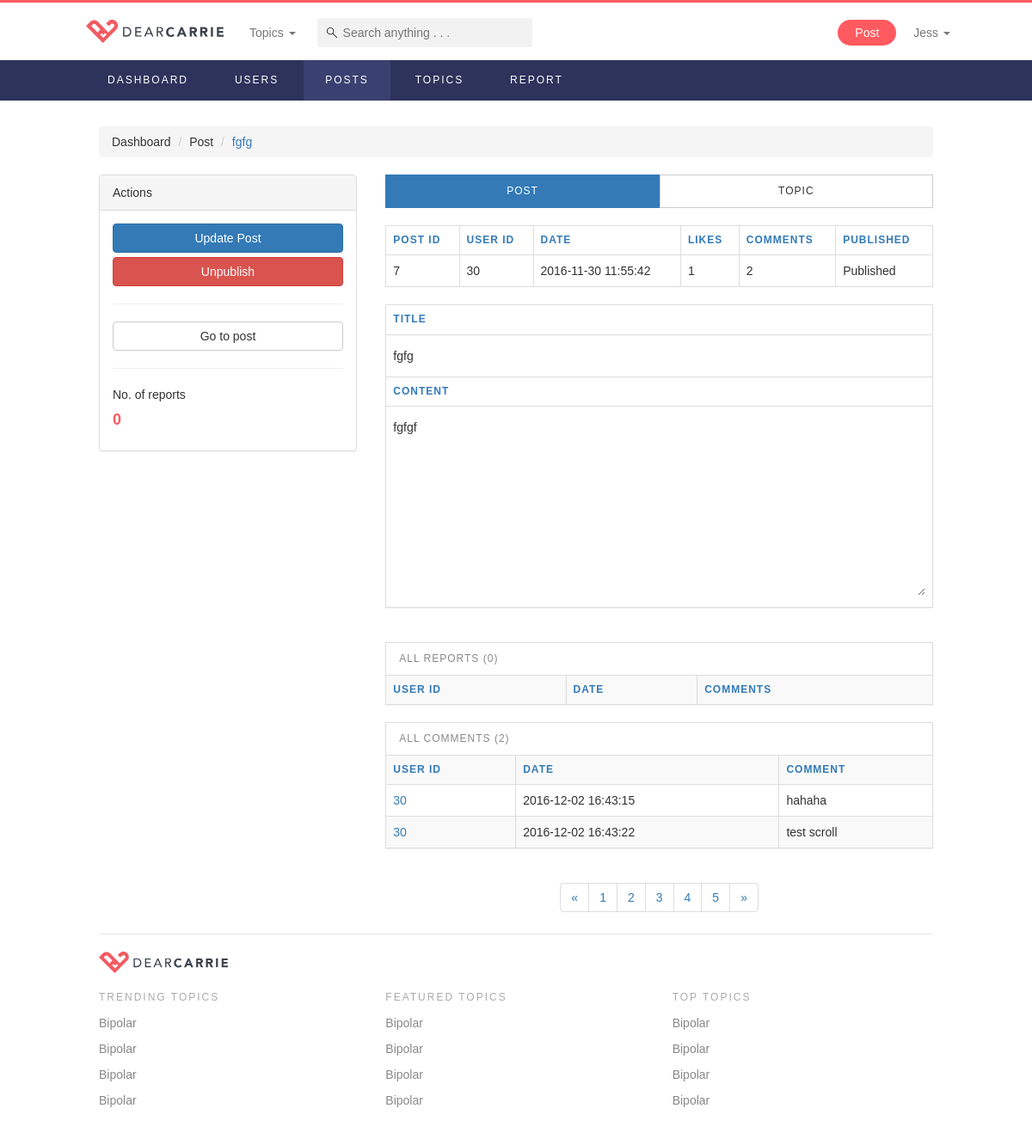
The app's page /postDetails?postID=7 (signed in), older data.
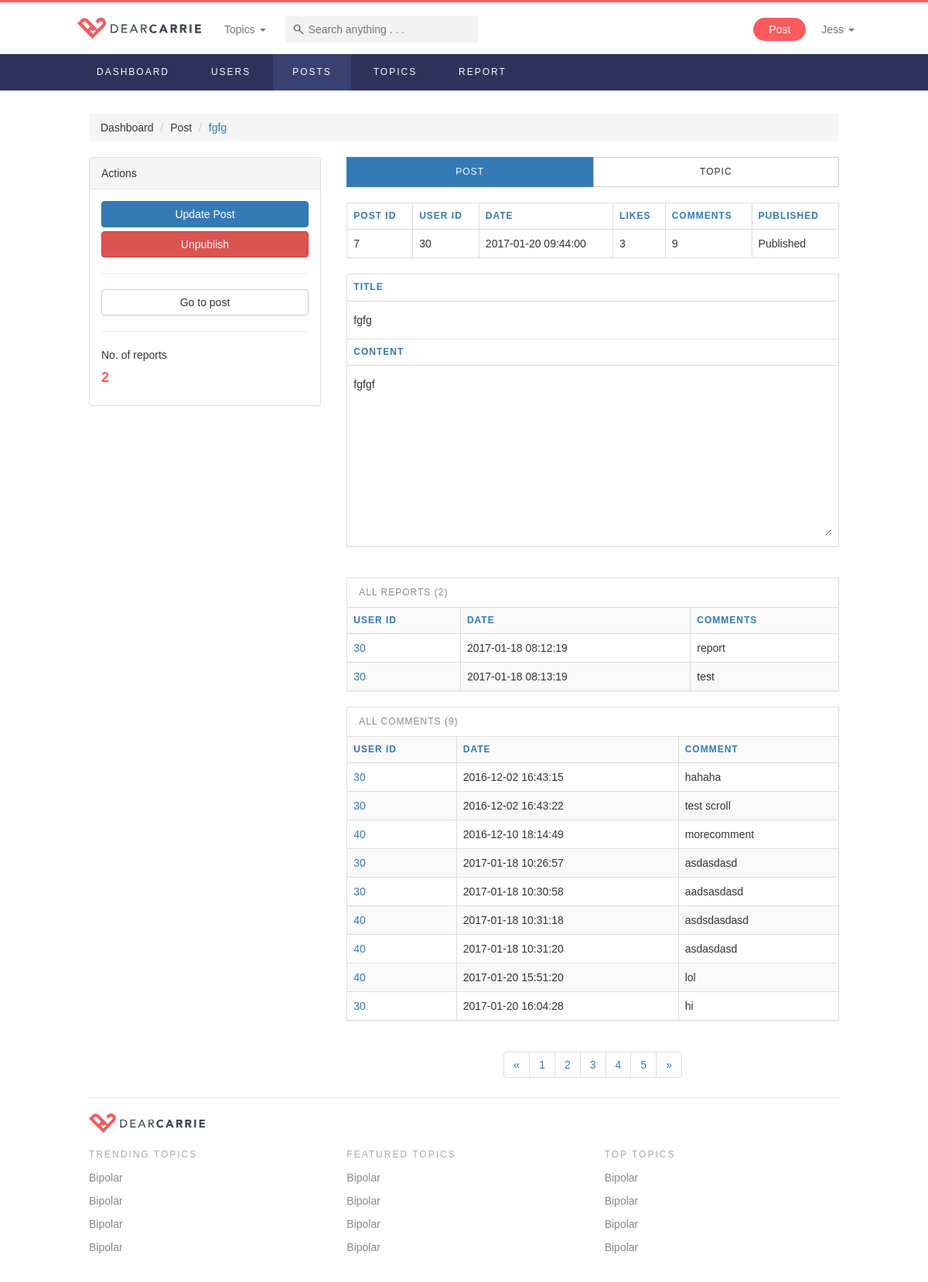
The same page, newer data.
### tables this page shows
CREATE TABLE `posts` (
  `id` int(11) NOT NULL,
  `userid` int(11) DEFAULT NULL,
  `title` varchar(255) DEFAULT NULL,
  `description` varchar(255) DEFAULT NULL,
  `timestamp` timestamp NOT NULL DEFAULT CURRENT_TIMESTAMP ON UPDATE CURRENT_TIMESTAMP,
  `score` double NOT NULL DEFAULT '0',
  `likes` int(11) NOT NULL DEFAULT '0',
  `comments` int(11) NOT NULL DEFAULT '0',
  `views` int(11) NOT NULL DEFAULT '0',
  `published` int(11) NOT NULL DEFAULT '1'
);

CREATE TABLE `comments` (
  `id` int(11) NOT NULL,
  `userid` int(11) NOT NULL,
  `postid` int(11) NOT NULL,
  `datetime` timestamp NOT NULL DEFAULT CURRENT_TIMESTAMP ON UPDATE CURRENT_TIMESTAMP,
  `likes` int(11) NOT NULL,
  `comment` varchar(255) NOT NULL,
  `published` int(11) NOT NULL DEFAULT '1'
);

CREATE TABLE `reports` (
  `id` int(11) NOT NULL,
  `userid` int(11) NOT NULL,
  `itemid` int(11) NOT NULL,
  `comment` varchar(255) NOT NULL,
  `seen` varchar(255) NOT NULL DEFAULT '0',
  `type` varchar(10) NOT NULL,
  `date` timestamp NOT NULL DEFAULT CURRENT_TIMESTAMP
);

### controllers/commonFunctions.php (called while the page is built, shortened)
<?php
function connectToDataBase() {
	$theLineToDatabase =  mysqli_connect("localhost","root","root","dearcarrie");
	if(!$theLineToDatabase) {
		header("location: error.php?msg=Database connection first error");
		exit();
	}
	else {
	  return $theLineToDatabase;
	}
}
function getPostByID($id) {
	$conn = connectToDataBase();
	$sql = "SELECT * FROM posts WHERE id = '$id'";
	$result = $conn->query($sql);
	$value = $result->fetch_assoc();
	return $value;
}
function getAllCommentsByPostID($id) {
	$conn = connectToDataBase();
	$sql = "SELECT * FROM comments WHERE postid = $id";
	$result = $conn->query($sql);
	$resArr = array();
	if ($result->num_rows > 0) {
		 while($row = $result->fetch_assoc()) {
			 $resArr[] = $row;
		 }
	} else {
	}
	return $resArr;
}
function displayPubStatus($status) {
	if ($status) {
		return "Published";
	}
	else {
		return "Unpublished";
	}
}
function countPostLikes($id) {
	$conn = connectToDataBase();
	$sql = "SELECT COUNT(*) AS total FROM post_like WHERE postid='$id'";
	$result = $conn->query($sql);
	$value = $result->fetch_assoc();
	return $value["total"];
}
function countCommentsByPostID($id) {
	$conn = connectToDataBase();
	$sql = "SELECT COUNT(*) AS total FROM comments WHERE postid='$id'";
	$result = $conn->query($sql);
	$value = $result->fetch_assoc();
	return $value["total"];
}
function getAllReportsByPostID($postid) {
	$conn = connectToDataBase();
	$sql = "SELECT * FROM reports WHERE itemid = '$postid' AND type = 'post'";
	$result = $conn->query($sql);
	$resArr = array();
	if ($result->num_rows > 0) {
		 while($row = $result->fetch_assoc()) {
			 $resArr[] = $row;
		 }
	} else {
	}
	return $resArr;
}
function countReportsByPostID($id) {
	$conn = connectToDataBase();
	$sql = "SELECT COUNT(*) AS total FROM reports WHERE itemid='$id' AND type = 'post'";
	$result = $conn->query($sql);
	$value = $result->fetch_assoc();
	return $value["total"];
}
?>

### postDetails.php (the view, shortened to what the changed rows need)
<!DOCTYPE html>
<?php include('controllers/templates.php'); ?>
<?php
  $postID = $_GET["postID"];
  $post = getPostByID($postID);
  $reports = getAllReportsByPostID($postID);
  $comments = getAllCommentsByPostID($postID);
?>
<html lang="en">
  <body>
    <div class="page-container-admin">
        <ol class="breadcrumb">
            <li><a href="dashboard">Dashboard</a></li>
            <li><a href="postList">Post</a></li>
            <li class="active"><?=$post["title"];?></li>
        </ol>
        <div class="row">
            <form action="updatePostProcess" method="post" class="editable-fields">
                <div class="col-sm-4">
                  <div class="panel panel-default actionBar hide-mobile">
                      <div class="panel-body">
                          <div id="postBtns">
                              <button name="action" value="update"  type="submit" class="btn btn-primary btn-block">Update Post</button>
                              <?php if ($post["published"]) { ?>
                                <button name="action" value="unpublish"  type="submit" class="btn btn-danger btn-block">Unpublish</button>
                              <?php } else { ?>
                                <button name="action" value="publish"  type="submit" class="btn btn-success btn-block">Publish</button>
                              <?php } ?>
                          </div>
                          <hr/>
                          <a href="post?postID=<?=$post["id"];?>" class="btn btn-default btn-block">Go to post</a>
                          <hr/>
                          <p>No. of reports</p>
                          <h4 class="primary-color"><?=countReportsByPostID($postID);?></h4>
                      </div>
                  </div>
                </div>
                <div class="col-sm-8">
                <div id="postDiv">
                    <table class="table table-bordered">
                        <tr>
                            <th>Post ID</th>
                            <th>User ID</th>
                            <th>Date</th>
                            <th>Likes</th>
                            <th>Comments</th>
                            <th>Published</th>
                        </tr>
                        <tr>
                            <td><?=$post["id"];?><input type="hidden" name="postid" value="<?=$post["id"];?>"></td>
                            <td><a href="userDetails?userID=<?=$post["userid"];?>"><?=$post["userid"];?></a></td>
                            <td><?=$post["timestamp"];?></td>
                            <td><?= countPostLikes($post["id"]); ?></td>
                            <td><?= countCommentsByPostID($post["id"]); ?></td>
                            <td><?php echo displayPubStatus($post["published"]);?></td>
                        </tr>
                    </table>
                    <div class="panel panel-default summary-panel mBottom-40">
                        <table class="table table-bordered">
                            <tr>
                                <th>Title</th>
                            </tr>
                            <tr>
                                <td><input name="title" type="text" value="<?=$post["title"];?>"></td>
                            </tr>
                            <tr>
                                <th>Content</th>
                            </tr>
                            <tr>
                                <td>
                                  <textarea name="desc" rows="10"><?=$post["description"];?></textarea>
                                </td>
                            </tr>
                        </table>
                    </div>
                    <div class="panel panel-default summary-panel">
                        <div class="panel-heading">All Reports (<?=countReportsByPostID($postID);?>)</div>
                        <table class="table table-hover table-bordered table-striped">
                            <tr>
                                <th>User ID</th>
                                <th>Date</th>
                                <th>Comments</th>
                            </tr>
                            <?php foreach ($reports as $report) { ?>
                            <tr>
                                <td><a href="userDetails" class="admin-sec-color"><?=$report["userid"];?></a></td>
                                <td><?=$report["date"];?></td>
                                <td><a href="reportDetails?reportID=<?=$report["id"];?>"><?=$report["comment"];?></a></td>
                            </tr>
                            <?php } ?>
                        </table>
                    </div>
                    <div class="panel panel-default summary-panel">
                        <div class="panel-heading">All Comments (<?=countCommentsByPostID($postID);?>)</div>
                        <table class="table table-hover table-bordered table-striped">
                            <tr>
                                <th>User ID</th>
                                <th>Date</th>
                                <th>Comment</th>
                            </tr>
                            <?php foreach ($comments as $comment) { ?>
                            <tr>
                                <td><a href="userDetails" class="admin-sec-color"><?=$comment["userid"];?></a></td>
                                <td><?=$comment["datetime"];?></td>
                                <td><a href="commentDetails?commentID=<?=$comment["id"];?>"><?=$comment["comment"];?></a></td>
                            </tr>
                            <?php } ?>
                        </table>
                    </div>
                </div>
            </form>
        </div>
    </div>
  </body>
</html>

Row changes from the older to the newer data that the page shows:
changed posts "fgfg": timestamp "2016-11-30 11:55:42" → "2017-01-20 09:44:00"
added reports: userid "30", date "2017-01-18 08:12:19", comment "report"
added reports: userid "30", date "2017-01-18 08:13:19", comment "test"
added comments: userid "40", datetime "2016-12-10 18:14:49", comment "morecomment"
added comments: userid "30", datetime "2017-01-18 10:26:57", comment "asdasdasd"
added comments: userid "30", datetime "2017-01-18 10:30:58", comment "aadsasdasd"
added comments: userid "40", datetime "2017-01-18 10:31:18", comment "asdsdasdasd"
added comments: userid "40", datetime "2017-01-18 10:31:20", comment "asdasdasd"
added comments: userid "40", datetime "2017-01-20 15:51:20", comment "lol"
added comments: userid "30", datetime "2017-01-20 16:04:28", comment "hi"
Text that changed along with them:
countReportsByPostID($postID): "0" → "2"
countPostLikes($post["id"]): "1" → "3"
countCommentsByPostID($post["id"]): "2" → "9"
countCommentsByPostID($postID): "2" → "9"
